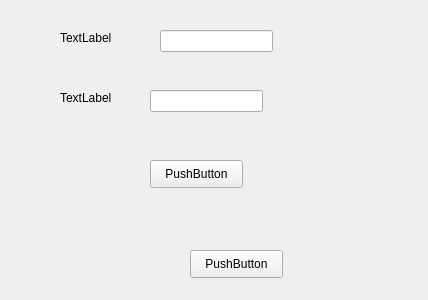
<?xml version="1.0" encoding="UTF-8"?>
<ui version="4.0">
 <class>Form</class>
 <widget class="QWidget" name="Form">
  <property name="geometry">
   <rect>
    <x>0</x>
    <y>0</y>
    <width>428</width>
    <height>300</height>
   </rect>
  </property>
  <property name="windowTitle">
   <string>Form</string>
  </property>
  <widget class="QPushButton" name="pushButton">
   <property name="geometry">
    <rect>
     <x>150</x>
     <y>160</y>
     <width>93</width>
     <height>28</height>
    </rect>
   </property>
   <property name="text">
    <string>PushButton</string>
   </property>
  </widget>
  <widget class="QLineEdit" name="lineEdit">
   <property name="geometry">
    <rect>
     <x>160</x>
     <y>30</y>
     <width>113</width>
     <height>22</height>
    </rect>
   </property>
  </widget>
  <widget class="QLineEdit" name="lineEdit_2">
   <property name="geometry">
    <rect>
     <x>150</x>
     <y>90</y>
     <width>113</width>
     <height>22</height>
    </rect>
   </property>
  </widget>
  <widget class="QLabel" name="label">
   <property name="geometry">
    <rect>
     <x>60</x>
     <y>30</y>
     <width>55</width>
     <height>16</height>
    </rect>
   </property>
   <property name="text">
    <string>TextLabel</string>
   </property>
  </widget>
  <widget class="QLabel" name="label_2">
   <property name="geometry">
    <rect>
     <x>60</x>
     <y>90</y>
     <width>55</width>
     <height>16</height>
    </rect>
   </property>
   <property name="text">
    <string>TextLabel</string>
   </property>
  </widget>
  <widget class="QPushButton" name="pushButton_2">
   <property name="geometry">
    <rect>
     <x>190</x>
     <y>250</y>
     <width>93</width>
     <height>28</height>
    </rect>
   </property>
   <property name="text">
    <string>PushButton</string>
   </property>
  </widget>
 </widget>
 <resources/>
 <connections/>
</ui>
